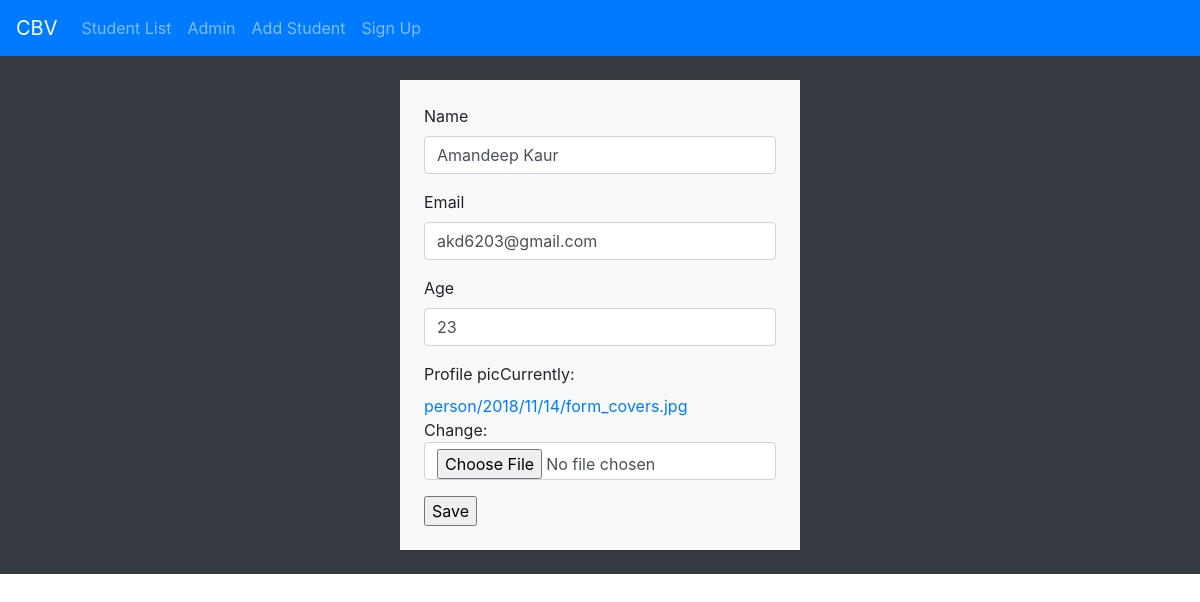
The app's page /cbvapp/update/1 with its own data.
### cbvapp/models.py (models this page shows, shortened)
class person(models.Model):
    name = models.CharField(max_length = 250)
    email = models.EmailField()
    age = models.IntegerField()
    profile_pic = models.ImageField(upload_to='person/%Y/%m/%d',null = True)

### cbvapp/views.py (the view)
# urls.py: path('update/<int:pk>',views.personupdate.as_view(),name='update'),
class personupdate(UpdateView):
    model = person
    fields = ('name','email','age','profile_pic')
    success_url = reverse_lazy('cbvapp:list')

### cbvapp/templates/cbvapp/person_form.html (shortened to what this page needs)
{% extends "index.html" %}
{% block main %}
{% load bootstrap4 %}
<div class="container-fluid">
  <div class="row bg-dark py-4">
      <div class="col-md-4 bg-light p-4 mx-auto">
        <form method="post" enctype="multipart/form-data">
          {% bootstrap_form form %}
          <input type="submit" name="create" value="Save">
        </form>
      </div>
  </div>
</div>
{% endblock %}

### templates/index.html (style rules this page uses)
a { text-decoration:none; }

### records on screen
person: name "Amandeep Kaur", email "akd6203@gmail.com", age "23"
